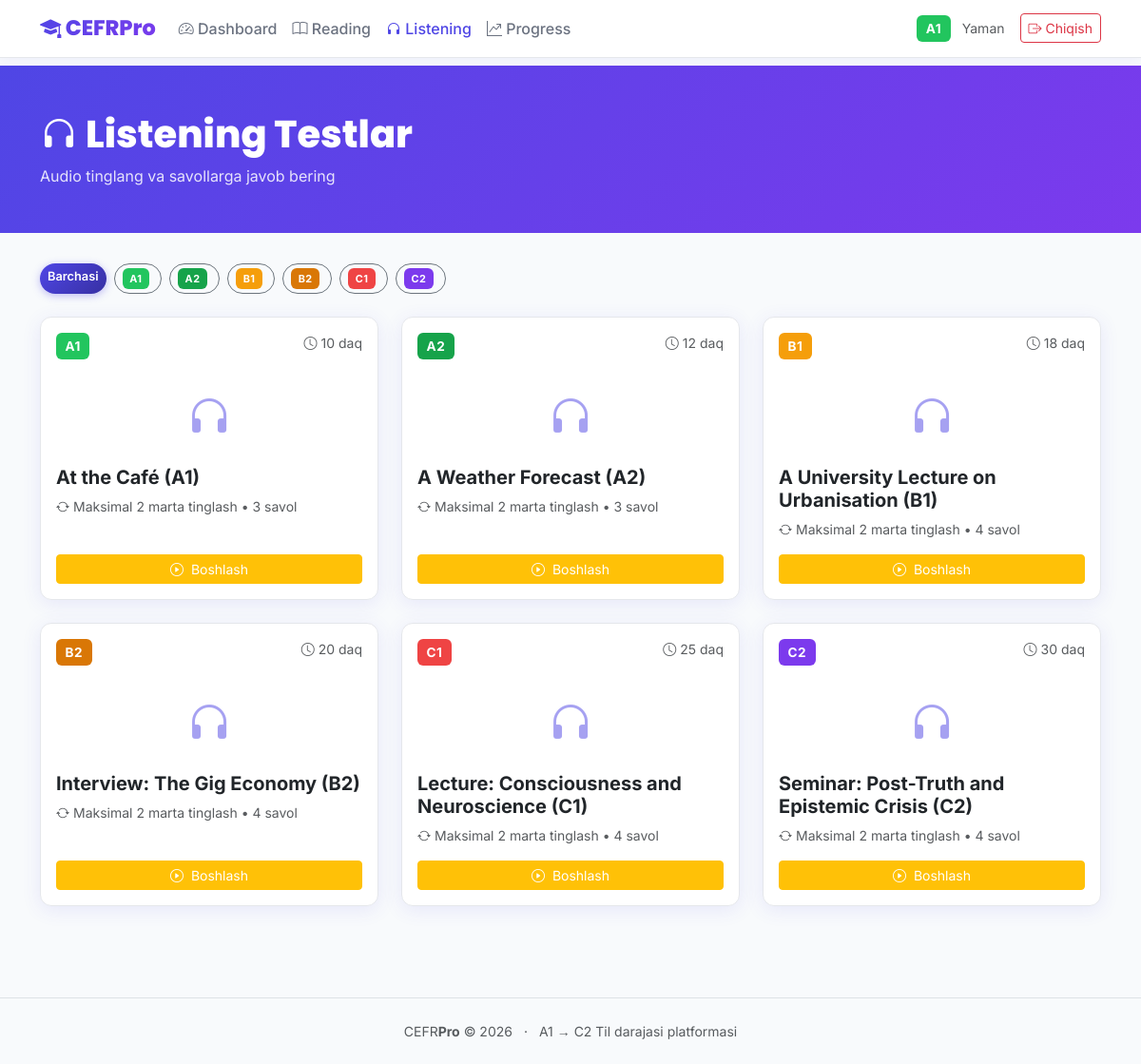
Screenshot of /listening (signed in) with the database file from the repository.
### models.py (models this page shows, shortened)
class User(UserMixin, db.Model):
    __tablename__ = 'users'
    id = db.Column(db.Integer, primary_key=True)
    username = db.Column(db.String(80), unique=True, nullable=False)
    email = db.Column(db.String(120), unique=True, nullable=False)
    password_hash = db.Column(db.String(256), nullable=False)
    full_name = db.Column(db.String(120), default='')
    cefr_level = db.Column(db.String(4), default='A1')
    is_admin = db.Column(db.Boolean, default=False)
    created_at = db.Column(db.DateTime, default=datetime.utcnow)
    attempts = db.relationship('TestAttempt', backref='user', lazy=True)

class ListeningTest(db.Model):
    __tablename__ = 'listening_tests'
    id = db.Column(db.Integer, primary_key=True)
    title = db.Column(db.String(200), nullable=False)
    level = db.Column(db.String(4), nullable=False)
    audio_file = db.Column(db.String(200), nullable=False)  # relative to static/
    transcript = db.Column(db.Text, default='')
    max_plays = db.Column(db.Integer, default=2)
    time_limit = db.Column(db.Integer, default=15)
    created_at = db.Column(db.DateTime, default=datetime.utcnow)
    questions = db.relationship('ListeningQuestion', backref='test', lazy=True,
                                cascade='all, delete-orphan')

### app.py (the view)
@app.route('/listening')
@login_required
def listening_list():
    level = request.args.get('level', '')
    if level and level in CEFR_LEVELS:
        tests = ListeningTest.query.filter_by(level=level).all()
    else:
        tests = ListeningTest.query.all()
    return render_template('listening_list.html', tests=tests,
                           levels=CEFR_LEVELS, selected=level)

### app.py (called while the page is built)
@login_manager.user_loader
def load_user(user_id):
    return User.query.get(int(user_id))

@app.context_processor
def inject_globals():
    return {'cefr_levels': CEFR_LEVELS, 'now': datetime.utcnow()}

### templates/listening_list.html (shortened to what this page needs)
{% extends 'base.html' %}
{% block content %}
<div class="page-header">
  <div class="container">
    <h1><i class="bi bi-headphones me-2"></i>Listening Testlar</h1>
    <p>Audio tinglang va savollarga javob bering</p>
  </div>
</div>
<div class="container pb-5">
  <div class="level-filter d-flex gap-2 flex-wrap mb-4">
    <a href="{{ url_for('listening_list') }}" class="btn btn-sm {% if not selected %}btn-primary{% else %}btn-outline-secondary{% endif %}">Barchasi</a>
    {% for lvl in levels %}
    <a href="{{ url_for('listening_list', level=lvl) }}"
       class="btn btn-sm {% if selected == lvl %}btn-warning text-white{% else %}btn-outline-secondary{% endif %}">
      <span class="cefr-badge badge-{{ lvl }} me-1">{{ lvl }}</span>
    </a>
    {% endfor %}
  </div>
  <div class="row g-4">
    {% for test in tests %}
    <div class="col-md-6 col-lg-4 fade-in">
      <div class="card h-100">
        <div class="card-body d-flex flex-column">
          <div class="d-flex justify-content-between align-items-start mb-2">
            <span class="cefr-badge badge-{{ test.level }}">{{ test.level }}</span>
            <small class="text-muted"><i class="bi bi-clock me-1"></i>{{ test.time_limit }} daq</small>
          </div>
          <div class="text-center py-3">
            <i class="bi bi-headphones" style="font-size:3rem;color:var(--primary);opacity:.5"></i>
          </div>
          <h5 class="card-title fw-bold">{{ test.title }}</h5>
          <p class="text-muted small flex-grow-1">
            <i class="bi bi-arrow-repeat me-1"></i>Maksimal {{ test.max_plays }} marta tinglash •
            {{ test.questions|length }} savol
          </p>
          <a href="{{ url_for('listening_test', test_id=test.id) }}" class="btn btn-warning text-white btn-sm mt-auto">
            <i class="bi bi-play-circle me-1"></i> Boshlash
          </a>
        </div>
      </div>
    </div>
    {% else %}
    <div class="col-12 text-center py-5 text-muted">
      <i class="bi bi-headphones" style="font-size:4rem;opacity:.2"></i>
      <p class="mt-2">Bu darajada listening test mavjud emas.</p>
    </div>
    {% endfor %}
  </div>
</div>
{% endblock %}

### templates/base.html (shortened to what this page needs)
<!DOCTYPE html>
<html lang="uz">
<head>
  <link href="https://cdn.jsdelivr.net/npm/bootstrap@5.3.2/dist/css/bootstrap.min.css" rel="stylesheet">
  <link href="https://cdn.jsdelivr.net/npm/bootstrap-icons@1.11.3/font/bootstrap-icons.min.css" rel="stylesheet">
  <link href="{{ url_for('static', filename='css/style.css') }}" rel="stylesheet">
</head>
<body>
{% if current_user.is_authenticated %}
<nav class="navbar navbar-expand-lg sticky-top">
  <div class="container">
    <a class="navbar-brand" href="{{ url_for('dashboard') }}">
      <i class="bi bi-mortarboard-fill"></i> CEFR<span style="color:var(--secondary)">Pro</span>
    </a>
    <div class="collapse navbar-collapse" id="navMain">
      <ul class="navbar-nav me-auto mb-2 mb-lg-0">
        <li class="nav-item">
          <a class="nav-link {% if request.endpoint == 'dashboard' %}active{% endif %}"
             href="{{ url_for('dashboard') }}"><i class="bi bi-speedometer2"></i> Dashboard</a>
        </li>
        <li class="nav-item">
          <a class="nav-link {% if 'reading' in request.endpoint %}active{% endif %}"
             href="{{ url_for('reading_list') }}"><i class="bi bi-book"></i> Reading</a>
        </li>
        <li class="nav-item">
          <a class="nav-link {% if 'listening' in request.endpoint %}active{% endif %}"
             href="{{ url_for('listening_list') }}"><i class="bi bi-headphones"></i> Listening</a>
        </li>
        <li class="nav-item">
          <a class="nav-link {% if request.endpoint == 'progress' %}active{% endif %}"
             href="{{ url_for('progress') }}"><i class="bi bi-graph-up-arrow"></i> Progress</a>
        </li>
      </ul>
      <div class="d-flex align-items-center gap-2">
        <span class="cefr-badge badge-{{ current_user.cefr_level }} me-1">
          {{ current_user.cefr_level }}
        </span>
        <span class="text-muted small">{{ current_user.full_name or current_user.username }}</span>
        <a href="{{ url_for('logout') }}" class="btn btn-sm btn-outline-danger ms-2">
          <i class="bi bi-box-arrow-right"></i> Chiqish
        </a>
      </div>
    </div>
  </div>
</nav>
{% endif %}
{% block content %}{% endblock %}
<footer class="mt-5 py-4 border-top text-center text-muted small">
  <div class="container">
    <span>CEFR<strong>Pro</strong> &copy; {{ now.year }}</span>
    <span class="mx-2">·</span>
    <span>A1 → C2 Til darajasi platformasi</span>
  </div>
</footer>
</body>
</html>

### static/css/style.css (style rules this page uses)
:root { --primary: #4F46E5; --primary-light: #818CF8; --primary-dark: #3730A3; --secondary: #7C3AED; --bg: #F8FAFC; --surface: #FFFFFF; --border: #E5E7EB; --text: #1F2937; --text-muted: #6B7280; --success: #10B981; --warning: #F59E0B; --danger: #EF4444; --radius: 12px; --shadow: 0 4px 20px rgba(79,70,229,0.10); --shadow-lg: 0 8px 40px rgba(79,70,229,0.18); --a1: #22C55E; --a2: #16A34A; --b1: #F59E0B; --b2: #D97706; --c1: #EF4444; --c2: #7C3AED; }
* { box-sizing: border-box; margin: 0; padding: 0; }
body { font-family: 'Inter', sans-serif; background: var(--bg); color: var(--text); min-height: 100vh; }
.navbar-brand { font-family: 'Poppins', sans-serif; font-weight: 800; font-size: 1.4rem; background: linear-gradient(135deg, var(--primary), var(--secondary)); -webkit-background-clip: text; -webkit-text-fill-color: transparent; background-clip: text; }
.navbar { background: rgba(255,255,255,0.95) !important; backdrop-filter: blur(12px); border-bottom: 1px solid var(--border); box-shadow: 0 2px 12px rgba(79,70,229,0.07); }
.nav-link { color: var(--text-muted) !important; font-weight: 500; transition: color .2s; }
.nav-link:hover, .nav-link.active { color: var(--primary) !important; }
.page-header { background: linear-gradient(135deg, var(--primary) 0%, var(--secondary) 100%); color: white; padding: 3rem 0 2rem; margin-bottom: 2rem; }
.page-header h1 { font-family: 'Poppins', sans-serif; font-weight: 800; }
.page-header p { opacity: .85; }
.card { border: 1px solid var(--border); border-radius: var(--radius); box-shadow: var(--shadow); transition: box-shadow .25s, transform .25s; background: var(--surface); }
.badge-A1 { background-color: var(--a1); color: #fff; }
.badge-A2 { background-color: var(--a2); color: #fff; }
.badge-B1 { background-color: var(--b1); color: #fff; }
.badge-B2 { background-color: var(--b2); color: #fff; }
.badge-C1 { background-color: var(--c1); color: #fff; }
.badge-C2 { background-color: var(--c2); color: #fff; }
.cefr-badge { display: inline-block; padding: .28em .7em; border-radius: 6px; font-weight: 700; font-size: .85em; letter-spacing: .04em; }
.level-filter .btn { border-radius: 20px; font-weight: 600; font-size: .8rem; }
.btn-primary { background: linear-gradient(135deg, var(--primary), var(--primary-dark)); border: none; box-shadow: 0 2px 8px rgba(79,70,229,.35); }
.fade-in { animation: fadeInUp .5s ease both; }

### rows the page displays
User: cefr_level "A1", full_name "Yaman"
ListeningTest: level "A1", time_limit "10", title "At the Café (A1)", max_plays "2", questions|length "3"
ListeningTest: level "A2", time_limit "12", title "A Weather Forecast (A2)", max_plays "2", questions|length "3"
ListeningTest: level "B1", time_limit "18", title "A University Lecture on Urbanisation (B1)", max_plays "2", questions|length "4"
ListeningTest: level "B2", time_limit "20", title "Interview: The Gig Economy (B2)", max_plays "2", questions|length "4"
ListeningTest: level "C1", time_limit "25", title "Lecture: Consciousness and Neuroscience (C1)", max_plays "2", questions|length "4"
ListeningTest: level "C2", time_limit "30", title "Seminar: Post-Truth and Epistemic Crisis (C2)", max_plays "2", questions|length "4"

### other values shown
{{ lvl }} "A1" "A2" "B1" "B2" "C1" "C2"
